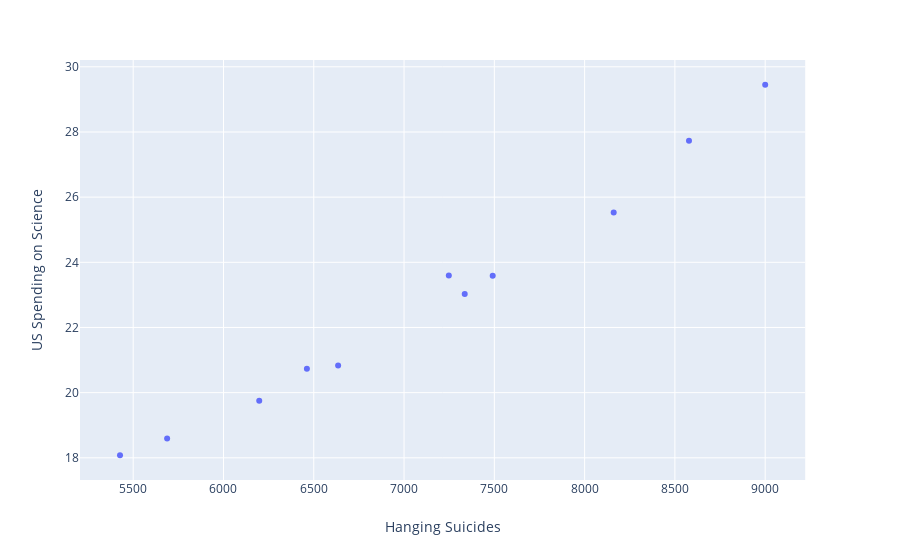

Notebook source saved alongside this figure:
### Code cell
plot_2d(t2, t2.columns[1], t2.columns[2])

### Figure 1 — Plotly figure (JSON) as saved in the notebook; plotly's stock layout.template omitted (floating-point values rounded to 4 significant figures)
{"data": [{"hoverlabel": {"namelength": 0}, "hovertemplate": "Hanging Suicides=%{x}<br>US Spending on Science=%{y}", "legendgroup": "", "marker": {"color": "#636efa", "symbol": "circle"}, "mode": "markers", "name": "", "showlegend": false, "type": "scatter", "x": [5427, 5688, 6198, 6462, 6635, 7336, 7248, 7491, 8161, 8578, 9000], "xaxis": "x", "y": [18.08, 18.59, 19.75, 20.73, 20.83, 23.03, 23.6, 23.58, 25.52, 27.73, 29.45], "yaxis": "y"}], "layout": {"autosize": true, "legend": {"tracegroupgap": 0}, "margin": {"t": 60}, "xaxis": {"anchor": "y", "autorange": true, "domain": [0, 0.98], "range": [5204.0, 9223.0], "title": {"text": "Hanging Suicides"}, "type": "linear"}, "yaxis": {"anchor": "x", "autorange": true, "domain": [0, 1], "range": [17.27, 30.26], "title": {"text": "US Spending on Science"}, "type": "linear"}}}
